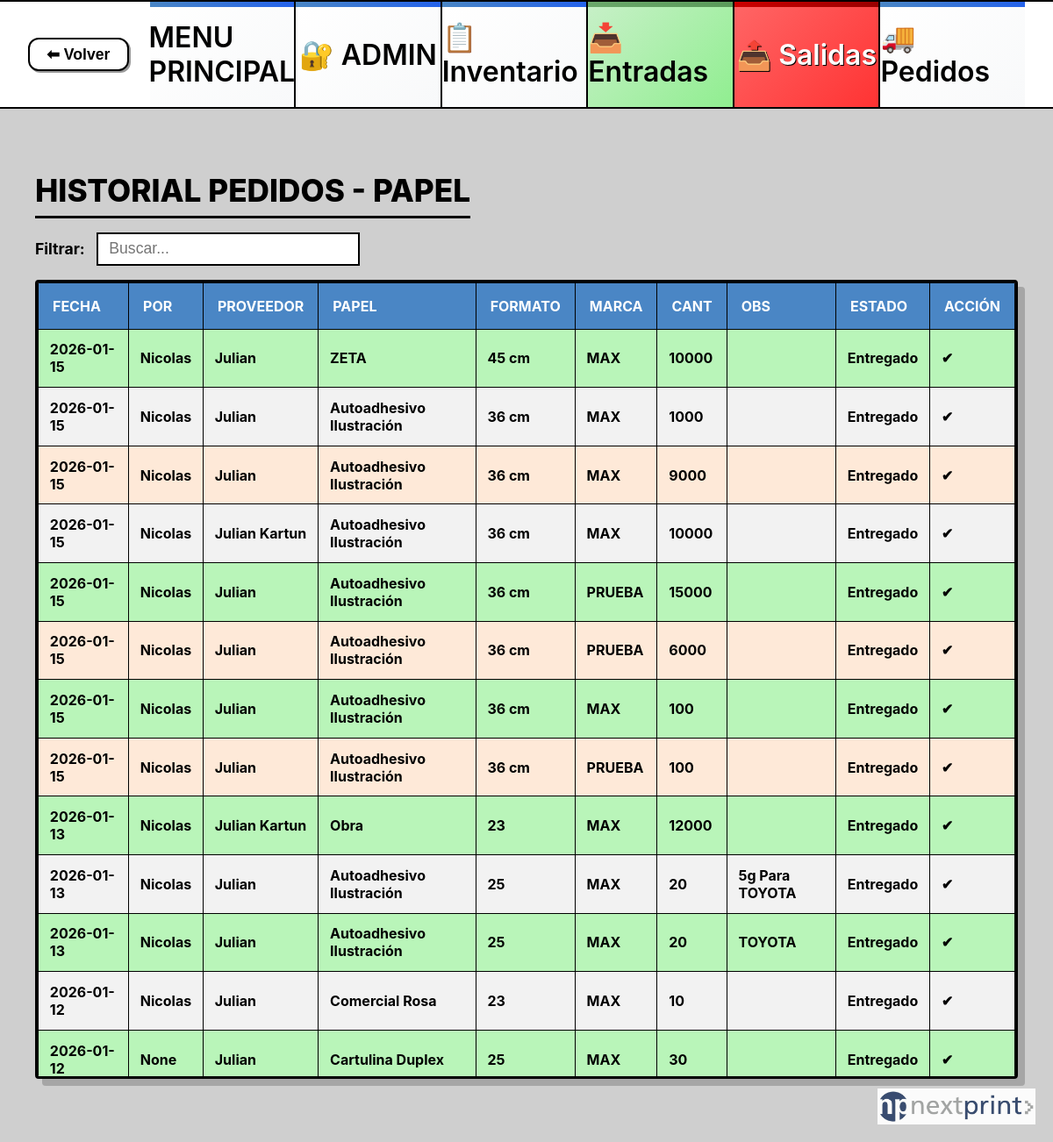
Before: /papel/pedidos/historial (signed in) with the older database file.
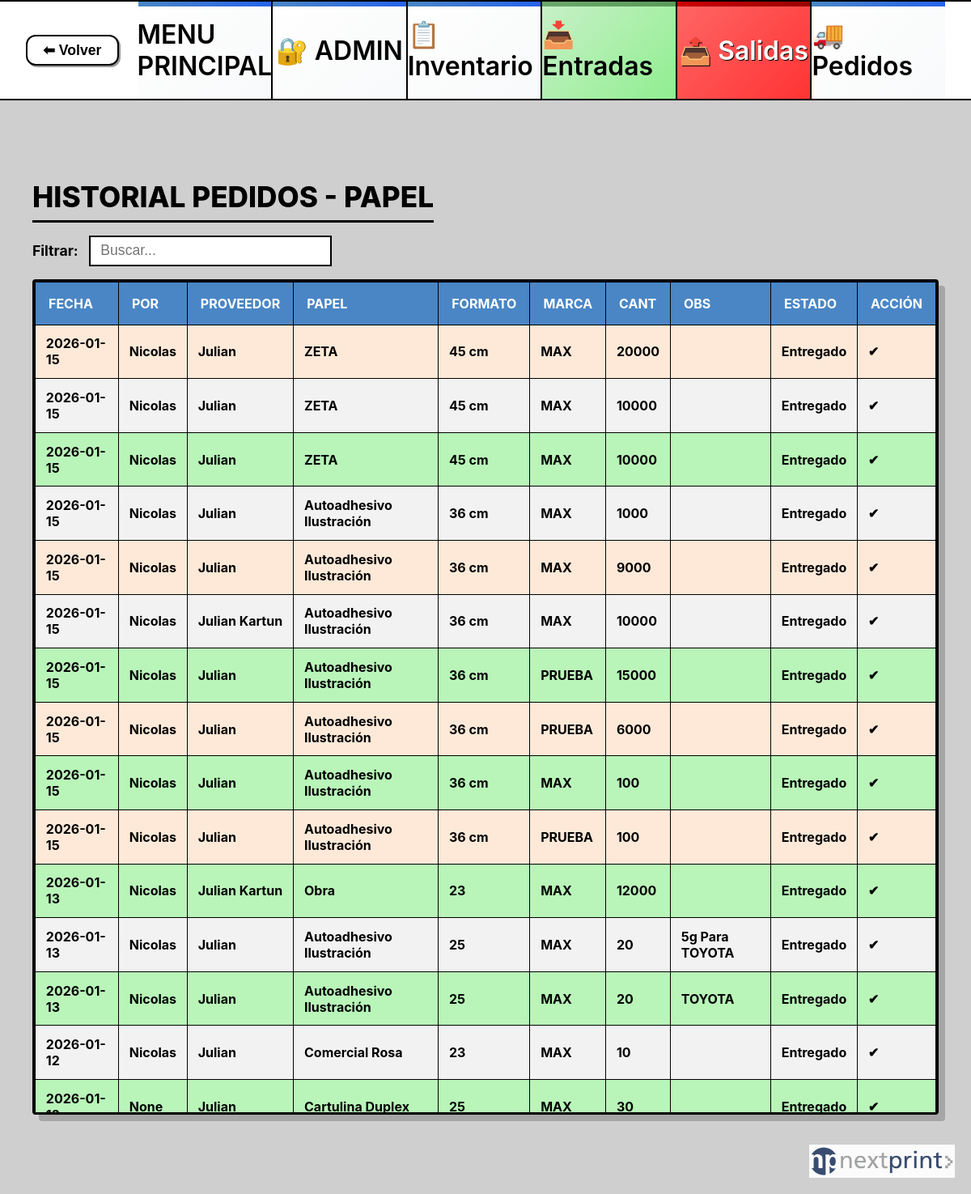
After: the same page with the newer database file.
### tables this page shows
CREATE TABLE papel_pedidos (
    id INTEGER PRIMARY KEY AUTOINCREMENT,
    fecha TEXT NOT NULL,
    tipo_papel TEXT NOT NULL,
    gramaje TEXT NOT NULL,
    formato TEXT NOT NULL,
    marca TEXT NOT NULL,
    proveedor TEXT NOT NULL,
    cantidad INTEGER NOT NULL,
    observaciones TEXT,
    estado TEXT NOT NULL DEFAULT 'En espera'
, pedido_por TEXT, afecta_stock INTEGER DEFAULT 1, es_interno INTEGER DEFAULT 0);

### app.py (the view)
@app.route("/papel/pedidos/historial")
def papel_pedidos_historial():
    conn = get_conn()
    registros = conn.execute("SELECT * FROM papel_pedidos ORDER BY id DESC").fetchall()
    conn.close()
    return render_template("base.html", vista="papel_pedidos_historial", modo="papel", registros=registros)

### app.py (called while the page is built)
def get_db_connection():
    conn = sqlite3.connect(DB_PATH) # <-- Usamos la variable que calculamos arriba
    conn.row_factory = sqlite3.Row
    return conn

@app.before_request
def requerir_login():
    rutas_publicas = ['login', 'static']
    if request.endpoint == 'static' or request.endpoint == 'login':
        return
    if not session.get("app_authorized"):
        return redirect(url_for("login"))

### templates/base.html (shortened to what this page needs)
<!DOCTYPE html>
<html lang="es">
<head>
    <link rel="stylesheet" href="{{ url_for('static', filename='styles.css') }}?v=2">
</head>
<body>
    {% if vista != 'login_global' %}
    <header class="top-bar">
        <div class="header-inner">
            <button type="button" class="btn-volver" onclick="window.history.back()">
                <span>⬅ Volver</span>
            </button>
            {% set is_papel = (modo == 'papel') %}
            {% set is_menu = (vista == 'menu') %}
            <nav class="menu-principal">
                <a href="{{ url_for('menu_principal') }}" class="menu-item">
                    MENU PRINCIPAL
                </a>
                {% if is_menu %}
                <div style="padding: 20px; color: #47626d; text-align: center; font-size: 13px;">
                    Seleccione una opción <br> del panel principal
                </div>
                {% elif is_papel %}
                <a href="{{ url_for('papel_admin') }}" class="menu-item">🔐 ADMIN</a>
                <a href="{{ url_for('papel_inventario') }}" class="menu-item">📋 Inventario</a>
                <a href="{{ url_for('papel_entradas') }}" class="menu-item entradas">📥 Entradas</a>
                <a href="{{ url_for('papel_salidas') }}" class="menu-item salidas">📤 Salidas</a>
                <a href="{{ url_for('papel_pedidos') }}" class="menu-item">🚚 Pedidos</a>
                {% endif %}
            </nav>
        </div>
    </header>
    {% endif %}
    <main class="contenido {% if vista == 'menu' %}contenido-menu{% else %}contenido-app{% endif %}">
        {% if vista == "login_global" %}
        <div class="login-container">
            <form class="login-form" method="POST" action="{{ url_for('login') }}">
                <h2 class="login-title">Bienvenido</h2>
                {% if error %}
                <div class="login-error">{{ error }}</div>
                {% endif %}
                <div class="form-group-login">
                    <label for="usuario">Usuario</label>
                    <input type="text" name="usuario" id="usuario" required autofocus placeholder="Ingresá tu usuario">
                </div>
                <div class="form-group-login">
                    <label for="contrasena">Contraseña</label>
                    <input type="password" name="contrasena" id="contrasena" required placeholder="••••••••">
                </div>
                <div class="chk-container">
                    <input type="checkbox" name="recordar" id="recordar">
                    <label for="recordar">Recordar mi dispositivo</label>
                </div>
                <button type="submit" class="btn-login-submit">Ingresar</button>
                <div class="login-footer">
                    © 2026 Nextprint Stock
                </div>
            </form>
        </div>
            {% elif vista == "papel_pedidos_historial" %}
            <section class="historial">
                <h1 class="historial-titulo">Historial Pedidos - Papel</h1>
                <div class="historial-filtro">
                    <label>Filtrar:</label>
                    <input id="filtro-papel-ped" type="text" placeholder="Buscar...">
                </div>
                <div class="historial-tabla-wrapper">
                    <table class="historial-tabla" id="tabla-papel-pedidos">
                        <thead>
                            <tr>
                                <th>Fecha</th>
                                <th>POR</th>
                                <th>PROVEEDOR</th>
                                <th>Papel</th>
                                <th>Formato</th>
                                <th>Marca</th>
                                <th>Cant</th>
                                <th>Obs</th>
                                <th>Estado</th>
                                <th>Acción</th>
                            </tr>
                        </thead>
                        <tbody>
                            {% for r in registros %}
                            <tr
                                class="{% if r['estado'] == 'Entregado' %}pedido-entregado{% endif %} {% if r['es_interno'] %}pedido-interno{% endif %}">
                                <td>{{ r['fecha'] }}</td>
                                <td>{{ r['pedido_por'] }}</td>
                                <td>{{ r['proveedor'] }}</td>
                                <td>{{ r['tipo_papel'] }}</td>
                                <td>{{ r['formato'] }}</td>
                                <td>{{ r['marca'] }}</td>
                                <td>{{ r['cantidad'] }}</td>
                                <td>{{ r['observaciones'] }}</td>
                                <td class="estado-pedido">{{ r['estado'] }}</td>
                                <td>
                                    {% if r['estado'] != 'Entregado' %}
                                    {% if r['es_interno'] %}
                                    <button type="button" class="btn-reservado btn-entregado-papel"
                                        data-id="{{ r['id'] }}">
                                        Reservado
                                    </button>
                                    {% else %}
                                    <button type="button" class="btn-entregado btn-entregado-papel"
                                        data-id="{{ r['id'] }}">
                                        Entregado
                                    </button>
                                    {% endif %}
                                    {% else %}
                                    ✔
                                    {% endif %}
                                </td>
                            </tr>
                            {% endfor %}
                        </tbody>
                    </table>
                </div>
            </section>
            {% endif %}
    </main>
    {% if vista != 'login_global' %}
    <img src="{{ url_for('static', filename='img/logo-nextprint.png') }}" alt="Nextprint" class="logo-fixed">
    {% endif %}
</body>
</html>

Changed rows visible on the page:
added papel_pedidos: fecha "2026-01-15", pedido_por "Nicolas", proveedor "Julian", tipo_papel "ZETA", formato "45 cm", marca "MAX", cantidad "20000", estado "Entregado"
added papel_pedidos: fecha "2026-01-15", pedido_por "Nicolas", proveedor "Julian", tipo_papel "ZETA", formato "45 cm", marca "MAX", cantidad "10000", estado "Entregado"
